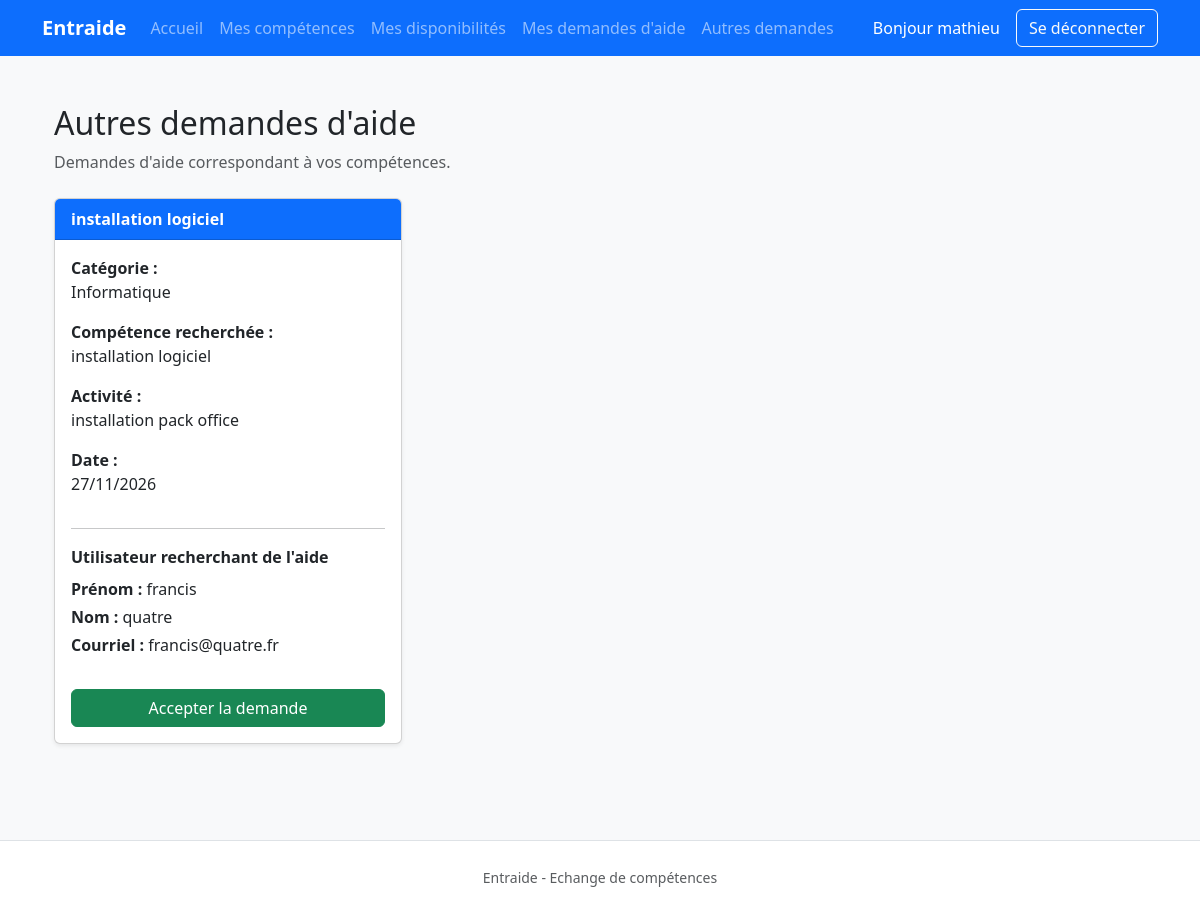
The app's page /other-help-requests/ (signed in), older data.
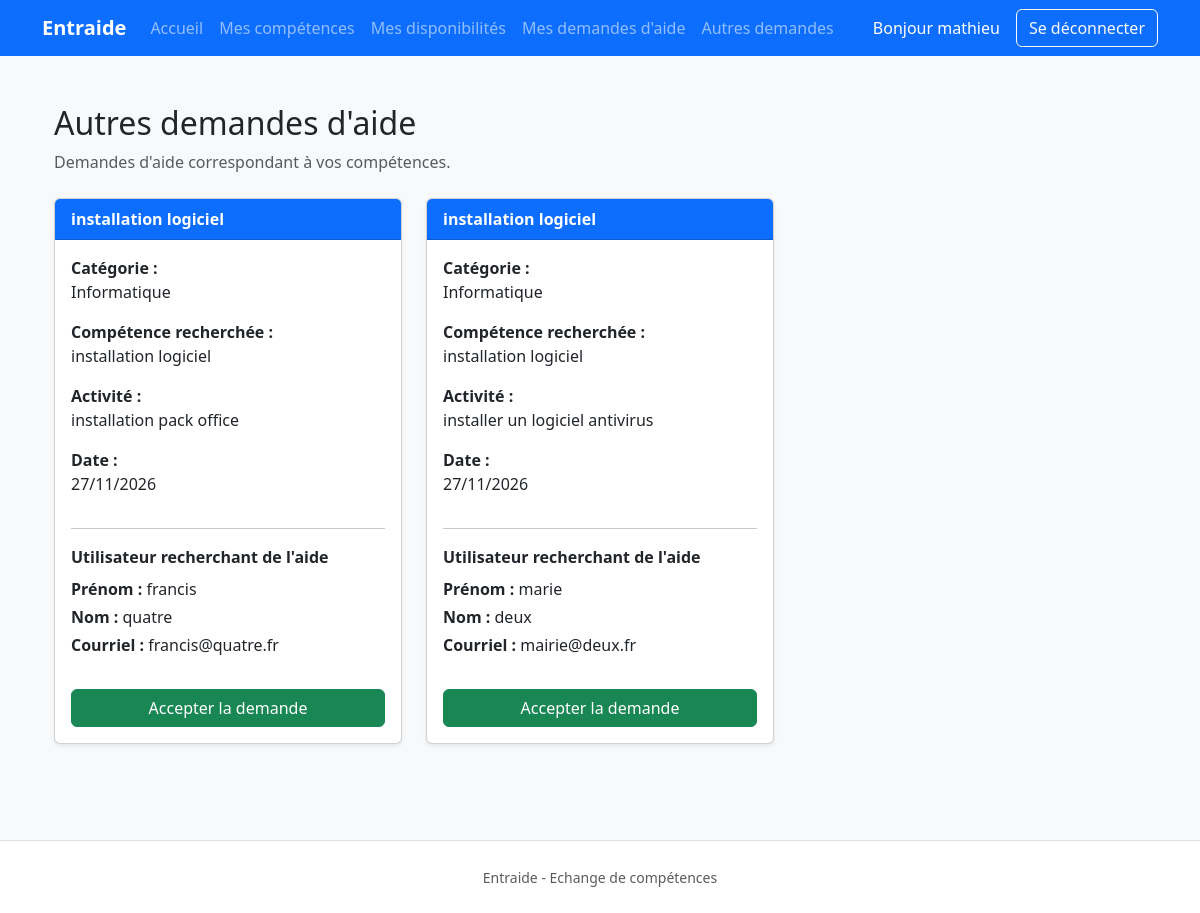
The same page, newer data.
### exchange/models.py (models this page shows, shortened)
class HelpRequest(models.Model):
    requester = models.ForeignKey(
        settings.AUTH_USER_MODEL,
        on_delete=models.CASCADE,
        related_name="help_requests_created",
        verbose_name="demandeur",
    )
    skill = models.ForeignKey(
        Skill,
        on_delete=models.PROTECT,
        related_name="help_requests",
        verbose_name="compétence recherchée",
    )
    activity = models.TextField(
        verbose_name="activité à réaliser",
        help_text="Décrivez librement l’activité pour laquelle vous avez besoin d’aide.",
    )
    date = models.DateField(
        verbose_name="journée souhaitée",
    )
    helper = models.ForeignKey(
        settings.AUTH_USER_MODEL,
        on_delete=models.SET_NULL,
        related_name="help_requests_accepted",
        null=True,
        blank=True,
        verbose_name="aidant",
    )
    availability = models.OneToOneField(
        Availability,
        on_delete=models.SET_NULL,
        related_name="help_request",
        null=True,
        blank=True,
        verbose_name="disponibilité utilisée",
    )
    created_at = models.DateTimeField(
        auto_now_add=True,
        verbose_name="date de création",
    )
    updated_at = models.DateTimeField(
        auto_now=True,
        verbose_name="dernière modification",
    )
    class Meta:
        verbose_name = "demande d’aide"
        verbose_name_plural = "demandes d’aide"
        ordering = ["date", "skill__name"]

class Skill(models.Model):
    name = models.CharField(
        max_length=150,
        unique=True,
        verbose_name="nom",
    )
    category = models.ForeignKey(
        Category,
        on_delete=models.PROTECT,
        related_name="skills",
        verbose_name="catégorie",
    )
    description = models.TextField(
        blank=True,
        verbose_name="description",
    )
    class Meta:
        verbose_name = "compétence"
        verbose_name_plural = "compétences"
        ordering = ["category__name", "name"]

class Category(models.Model):
    name = models.CharField(
        max_length=100,
        unique=True,
        verbose_name="nom",
    )
    class Meta:
        verbose_name = "catégorie"
        verbose_name_plural = "catégories"
        ordering = ["name"]

### exchange/views.py (the view)
# urls.py: path("other-help-requests/",views.other_help_requests,name="other_help_requests",),
@login_required
def other_help_requests(request):
    today = timezone.localdate()
    user_skill_ids = (
        UserSkill.objects
        .filter(user=request.user)
        .values_list(
            "skill_id",
            flat=True,
        )
    )
    help_requests = (
        HelpRequest.objects
        .filter(
            date__gte=today,
            helper__isnull=True,
            skill_id__in=user_skill_ids,
        )
        .exclude(
            requester=request.user
        )
        .select_related(
            "requester",
            "skill",
            "skill__category",
        )
        .order_by(
            "date",
            "skill__category__name",
            "skill__name",
        )
    )
    paginator = Paginator(
        help_requests,
        3,
    )
    page_number = request.GET.get("page")
    page_obj = paginator.get_page(page_number)
    context = {
        "page_obj": page_obj,
    }
    return render(
        request,
        "exchange/other_help_requests.html",
        context,
    )

### exchange/templates/exchange/other_help_requests.html (shortened to what this page needs)
{% extends "exchange/base.html" %}
{% block content %}
<div class="container mt-4">
    <div class="mb-4">
        <h2>Autres demandes d'aide</h2>
        <p class="text-muted">
            Demandes d'aide correspondant à vos compétences.
        </p>
    </div>
    {% if page_obj.object_list %}
        <div class="row">
            {% for help_request in page_obj %}
                <div class="col-12 col-md-4 mb-4">
                    <div class="card shadow-sm h-100">
                        <div class="card-header bg-primary text-white">
                            <strong>
                                {{ help_request.skill.name }}
                            </strong>
                        </div>
                        <div class="card-body d-flex flex-column">
                            <p>
                                <strong>Catégorie :</strong><br>
                                {{ help_request.skill.category.name }}
                            </p>
                            <p>
                                <strong>Compétence recherchée :</strong><br>
                                {{ help_request.skill.name }}
                            </p>
                            {% if help_request.activity %}
                                <p>
                                    <strong>Activité :</strong><br>
                                    {{ help_request.activity }}
                                </p>
                            {% endif %}
                            <p>
                                <strong>Date :</strong><br>
                                {{ help_request.date|date:"d/m/Y" }}
                            </p>
                            <hr>
                            <p class="mb-2">
                                <strong>Utilisateur recherchant de l'aide</strong>
                            </p>
                            <p class="mb-1">
                                <strong>Prénom :</strong>
                                {% if help_request.requester.first_name %}
                                    {{ help_request.requester.first_name }}
                                {% else %}
                                    Non renseigné
                                {% endif %}
                            </p>
                            <p class="mb-1">
                                <strong>Nom :</strong>
                                {% if help_request.requester.last_name %}
                                    {{ help_request.requester.last_name }}
                                {% else %}
                                    Non renseigné
                                {% endif %}
                            </p>
                            <p class="mb-3">
                                <strong>Courriel :</strong>
                                {% if help_request.requester.email %}
                                    {{ help_request.requester.email }}
                                {% else %}
                                    Non renseigné
                                {% endif %}
                            </p>
                            <div class="mt-auto pt-3">
                                <form
                                    method="post"
                                    action="{% url 'exchange:accept_help_request' help_request.pk %}"
                                >
                                    <button
                                        type="submit"
                                        class="btn btn-success w-100"
                                        onclick="return confirm(
                                            'Voulez-vous vraiment accepter cette demande d’aide ?'
                                        );"
                                    >
                                        Accepter la demande
                                    </button>
                                </form>
                            </div>
                        </div>
                    </div>
                </div>
            {% endfor %}
        </div>
    {% endif %}
</div>
{% endblock %}

Row changes from the older to the newer data that the page shows:
added HelpRequest: skill.name "installation logiciel", skill.category.name "Informatique", activity "installer un logiciel antivirus", date "27/11/2026", requester.first_name "marie", requester.last_name "deux", requester.email "mairie@deux.fr"
